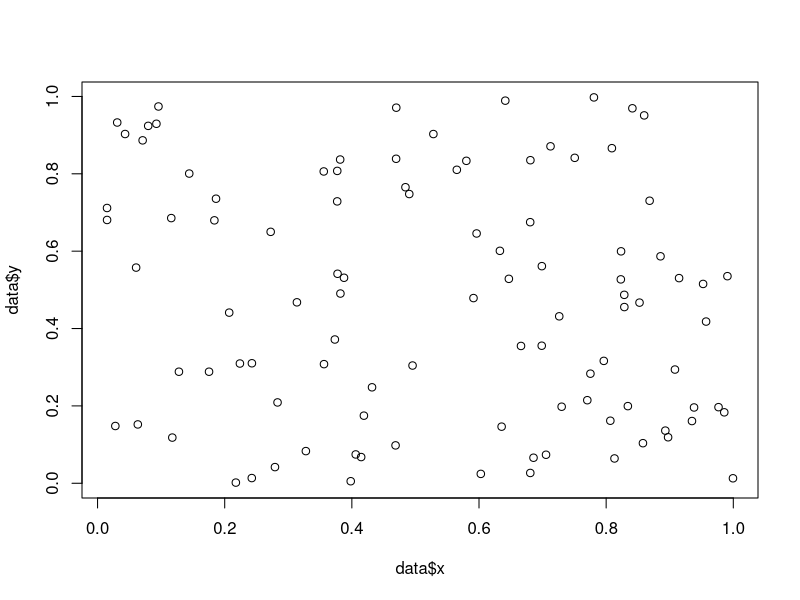

Source code (R):
# データの読み込み
data <- read.csv(file = "1_7.txt", header = TRUE)
# データの確認
head(data)
length(data)

# Scatter plot
plot(data$x, data$y)

# Linear Regression
result <- lm(y ~ x, data)
summary(result)
